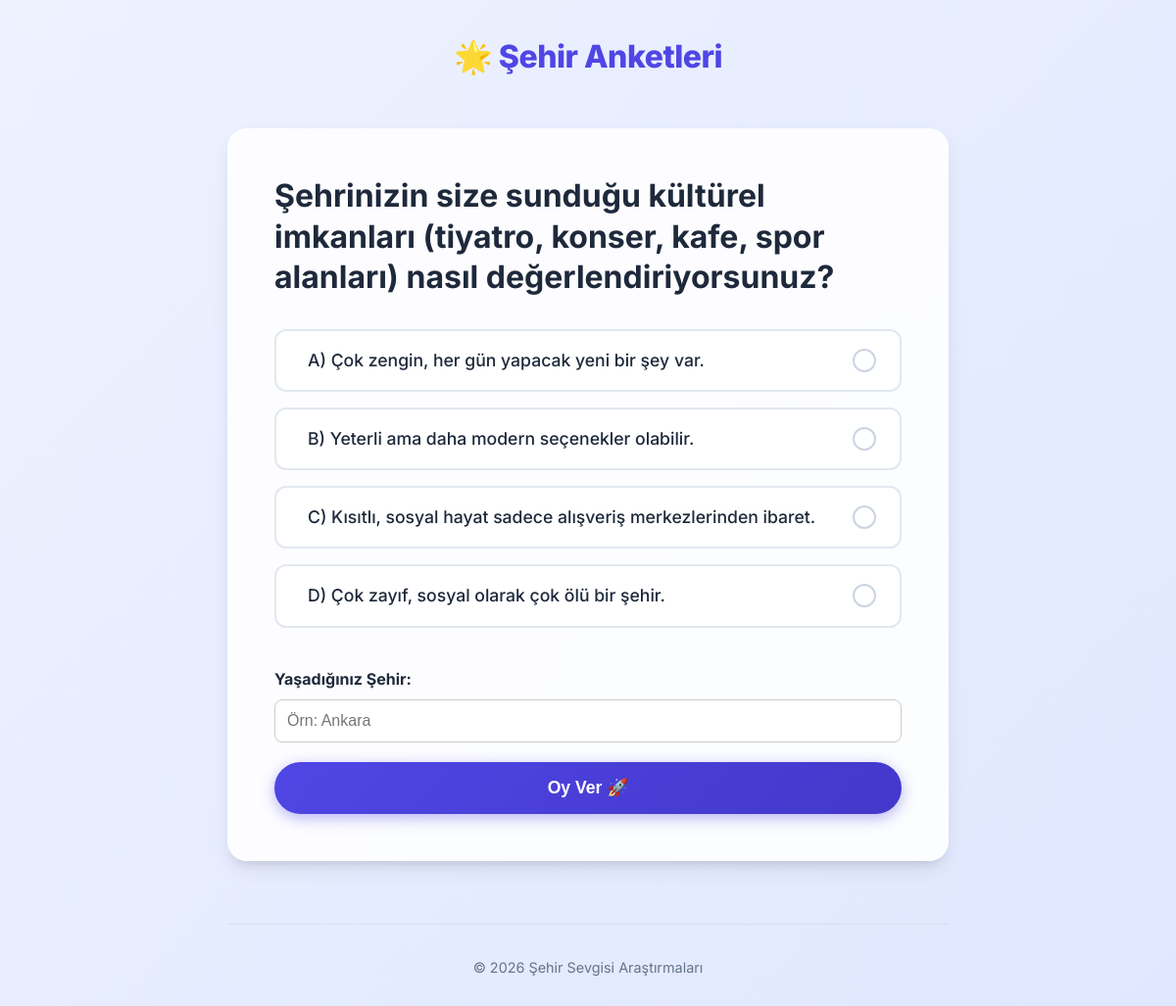
The page /polls/10/ on the database its author committed.
### polls/models.py (models this page shows, shortened)
class Question(models.Model):
    question_text = models.CharField(max_length=200, verbose_name="Anket Sorusu")
    pub_date = models.DateTimeField(verbose_name="Yayınlanma Tarihi")

class Choice(models.Model):
    question = models.ForeignKey(Question, on_delete=models.CASCADE)
    choice_text = models.CharField(max_length=200, verbose_name="Seçenek Metni")
    votes = models.IntegerField(default=0, verbose_name="Oy Sayısı")

### polls/views.py (the view)
# urls.py: path("<int:pk>/", views.DetailView.as_view(), name="detail"),
class DetailView(generic.DetailView):
    model = Question
    template_name = "polls/detail.html"

### polls/templates/polls/detail.html (shortened to what this page needs)
{% extends "polls/base.html" %}
{% block content %}
<div class="poll-detail-container">
    <div class="poll-detail-card">
        <h1 class="question-header">{{ question.question_text }}</h1>
        <form action="{% url 'polls:vote' question.id %}" method="post" class="poll-form">
            <div class="options-container">
                {% for choice in question.choice_set.all %}
                <label class="custom-radio-option" for="choice{{ forloop.counter }}">
                    <span class="radio-label-text">{{ choice.choice_text }}</span>
                    <span class="custom-radio-button"></span>
                </label>
                {% endfor %}
            </div>
            <div class="city-input-container" style="margin-top: 20px; margin-bottom: 20px;">
                <label for="city" style="display: block; margin-bottom: 8px; font-weight: bold;">Yaşadığınız Şehir:</label>
                <input type="text" name="city" id="city" placeholder="Örn: Ankara" required
                       style="width: 100%; padding: 12px; border: 1px solid #ccc; border-radius: 8px; font-size: 16px; box-sizing: border-box;">
            </div>
            <button type="submit" class="btn-primary">Oy Ver 🚀</button>
        </form>
    </div>
</div>
{% endblock content %}

### polls/static/polls/style.css (style rules this page uses)
:root { --primary-color: #4F46E5; --primary-hover: #4338CA; --secondary-color: #10B981; --secondary-hover: #059669; --background-gradient-start: #EEF2FF; --background-gradient-end: #E0E7FF; --text-main: #1E293B; --text-muted: #64748B; --card-bg: rgba(255, 255, 255, 0.9); --card-shadow: 0 10px 25px -5px rgba(0, 0, 0, 0.1), 0 8px 10px -6px rgba(0, 0, 0, 0.1); --font-family: 'Inter', sans-serif; --radius-md: 12px; --radius-lg: 20px; --radius-full: 9999px; --transition-speed: 0.3s; }
* { box-sizing: border-box; margin: 0; padding: 0; }
body { font-family: var(--font-family); background: linear-gradient(135deg, var(--background-gradient-start) 0%, var(--background-gradient-end) 100%); color: var(--text-main); line-height: 1.6; min-height: 100vh; display: flex; flex-direction: column; }
h1, h2, h3 { color: var(--text-main); font-weight: 700; }
.poll-detail-card { background: var(--card-bg); border-radius: var(--radius-lg); padding: 3rem; box-shadow: var(--card-shadow); }
.question-header { font-size: 2rem; margin-bottom: 2rem; line-height: 1.3; }
.options-container { display: flex; flex-direction: column; gap: 1rem; margin-bottom: 2.5rem; }
.custom-radio-option { display: flex; align-items: center; padding: 1rem 1.5rem; background: white; border: 2px solid #E2E8F0; border-radius: var(--radius-md); cursor: pointer; transition: all var(--transition-speed); position: relative; }
.radio-label-text { flex-grow: 1; font-size: 1.1rem; font-weight: 500; color: var(--text-main); padding-left: 0.5rem; }
.custom-radio-button { height: 24px; width: 24px; background-color: white; border: 2px solid #CBD5E1; border-radius: 50%; position: relative; transition: all var(--transition-speed); }
.btn-primary, .btn-secondary, .btn-tertiary { display: inline-block; padding: 1rem 2rem; border: none; border-radius: var(--radius-full); font-size: 1.1rem; font-weight: 600; cursor: pointer; text-align: center; text-decoration: none; transition: all 0.2s ease; width: 100%; }
.btn-primary { background: linear-gradient(135deg, var(--primary-color) 0%, var(--primary-hover) 100%); color: white; box-shadow: 0 4px 15px rgba(79, 70, 229, 0.4); }

### rows shown on the page
Question: question_text "Şehrinizin size sunduğu kültürel imkanları (tiyatro, konser, kafe, spor alanları) nasıl değerlendiriyorsunuz?"
Choice: choice_text "A) Çok zengin, her gün yapacak yeni bir şey var."
Choice: choice_text "B) Yeterli ama daha modern seçenekler olabilir."
Choice: choice_text "C) Kısıtlı, sosyal hayat sadece alışveriş merkezlerinden ibaret."
Choice: choice_text "D) Çok zayıf, sosyal olarak çok ölü bir şehir."
